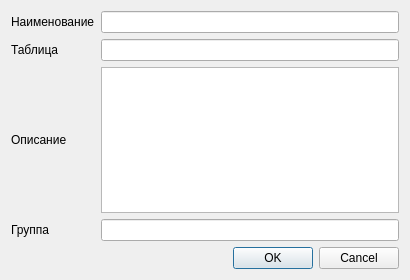
<?xml version="1.0" encoding="UTF-8"?>
<ui version="4.0">
 <class>TableDialog</class>
 <widget class="QDialog" name="TableDialog">
  <property name="enabled">
   <bool>true</bool>
  </property>
  <property name="geometry">
   <rect>
    <x>0</x>
    <y>0</y>
    <width>410</width>
    <height>280</height>
   </rect>
  </property>
  <property name="windowTitle">
   <string>Dialog</string>
  </property>
  <layout class="QGridLayout" name="gridLayout">
   <item row="6" column="0">
    <widget class="QLabel" name="lblDescription">
     <property name="text">
      <string>Описание</string>
     </property>
    </widget>
   </item>
   <item row="4" column="1">
    <widget class="QLineEdit" name="edtTable"/>
   </item>
   <item row="7" column="1">
    <widget class="QLineEdit" name="edtGroup"/>
   </item>
   <item row="7" column="0">
    <widget class="QLabel" name="lblGroup">
     <property name="text">
      <string>Группа</string>
     </property>
    </widget>
   </item>
   <item row="4" column="0">
    <widget class="QLabel" name="lblTable">
     <property name="text">
      <string>Таблица</string>
     </property>
    </widget>
   </item>
   <item row="6" column="1">
    <widget class="QTextEdit" name="edtDescription"/>
   </item>
   <item row="0" column="0">
    <widget class="QLabel" name="lblName">
     <property name="text">
      <string>Наименование</string>
     </property>
    </widget>
   </item>
   <item row="8" column="0" colspan="2">
    <widget class="QDialogButtonBox" name="buttonBox">
     <property name="orientation">
      <enum>Qt::Horizontal</enum>
     </property>
     <property name="standardButtons">
      <set>QDialogButtonBox::Cancel|QDialogButtonBox::Ok</set>
     </property>
    </widget>
   </item>
   <item row="0" column="1">
    <widget class="QLineEdit" name="edtName"/>
   </item>
  </layout>
 </widget>
 <resources/>
 <connections>
  <connection>
   <sender>buttonBox</sender>
   <signal>accepted()</signal>
   <receiver>TableDialog</receiver>
   <slot>accept()</slot>
   <hints>
    <hint type="sourcelabel">
     <x>248</x>
     <y>254</y>
    </hint>
    <hint type="destinationlabel">
     <x>157</x>
     <y>274</y>
    </hint>
   </hints>
  </connection>
  <connection>
   <sender>buttonBox</sender>
   <signal>rejected()</signal>
   <receiver>TableDialog</receiver>
   <slot>reject()</slot>
   <hints>
    <hint type="sourcelabel">
     <x>316</x>
     <y>260</y>
    </hint>
    <hint type="destinationlabel">
     <x>286</x>
     <y>274</y>
    </hint>
   </hints>
  </connection>
 </connections>
</ui>
